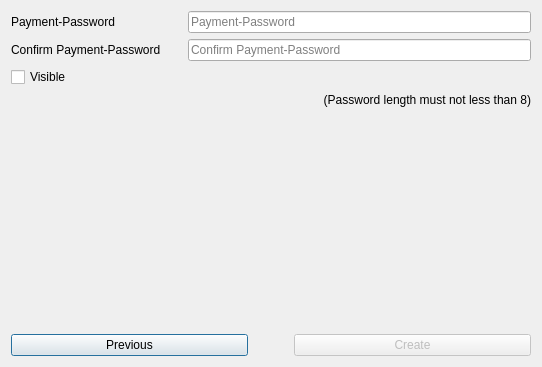
<?xml version="1.0" encoding="UTF-8"?>
<ui version="4.0">
 <class>CreateWalletWindow4</class>
 <widget class="QDialog" name="CreateWalletWindow4">
  <property name="geometry">
   <rect>
    <x>0</x>
    <y>0</y>
    <width>542</width>
    <height>367</height>
   </rect>
  </property>
  <property name="windowTitle">
   <string>Create Wallet</string>
  </property>
  <layout class="QGridLayout" name="gridLayout_2">
   <item row="0" column="0">
    <layout class="QGridLayout" name="gridLayout">
     <item row="5" column="0" colspan="3">
      <layout class="QHBoxLayout" name="horizontalLayout">
       <item>
        <widget class="QPushButton" name="btnPrevious">
         <property name="text">
          <string>Previous</string>
         </property>
        </widget>
       </item>
       <item>
        <spacer name="horizontalSpacer">
         <property name="orientation">
          <enum>Qt::Horizontal</enum>
         </property>
         <property name="sizeType">
          <enum>QSizePolicy::Preferred</enum>
         </property>
         <property name="sizeHint" stdset="0">
          <size>
           <width>40</width>
           <height>20</height>
          </size>
         </property>
        </spacer>
       </item>
       <item>
        <widget class="QPushButton" name="btnCreate">
         <property name="enabled">
          <bool>false</bool>
         </property>
         <property name="text">
          <string>Create</string>
         </property>
        </widget>
       </item>
      </layout>
     </item>
     <item row="0" column="0">
      <widget class="QLabel" name="label">
       <property name="text">
        <string>Payment-Password</string>
       </property>
      </widget>
     </item>
     <item row="2" column="0">
      <widget class="QCheckBox" name="cbVisible">
       <property name="text">
        <string>Visible</string>
       </property>
      </widget>
     </item>
     <item row="4" column="0" colspan="3">
      <spacer name="verticalSpacer">
       <property name="orientation">
        <enum>Qt::Vertical</enum>
       </property>
       <property name="sizeHint" stdset="0">
        <size>
         <width>20</width>
         <height>40</height>
        </size>
       </property>
      </spacer>
     </item>
     <item row="1" column="0">
      <widget class="QLabel" name="label_2">
       <property name="text">
        <string>Confirm Payment-Password</string>
       </property>
      </widget>
     </item>
     <item row="0" column="1" colspan="2">
      <widget class="QLineEdit" name="lePassword">
       <property name="echoMode">
        <enum>QLineEdit::Password</enum>
       </property>
       <property name="placeholderText">
        <string>Payment-Password</string>
       </property>
      </widget>
     </item>
     <item row="1" column="1" colspan="2">
      <widget class="QLineEdit" name="leConfirm">
       <property name="echoMode">
        <enum>QLineEdit::Password</enum>
       </property>
       <property name="placeholderText">
        <string>Confirm Payment-Password</string>
       </property>
      </widget>
     </item>
     <item row="2" column="1" colspan="2">
      <widget class="QLabel" name="lblHint">
       <property name="text">
        <string/>
       </property>
       <property name="alignment">
        <set>Qt::AlignRight|Qt::AlignTrailing|Qt::AlignVCenter</set>
       </property>
      </widget>
     </item>
     <item row="3" column="0" colspan="3">
      <widget class="QLabel" name="label_3">
       <property name="text">
        <string>(Password length must not less than 8)</string>
       </property>
       <property name="alignment">
        <set>Qt::AlignRight|Qt::AlignTrailing|Qt::AlignVCenter</set>
       </property>
      </widget>
     </item>
    </layout>
   </item>
  </layout>
 </widget>
 <tabstops>
  <tabstop>lePassword</tabstop>
  <tabstop>leConfirm</tabstop>
  <tabstop>cbVisible</tabstop>
  <tabstop>btnPrevious</tabstop>
  <tabstop>btnCreate</tabstop>
 </tabstops>
 <resources/>
 <connections/>
</ui>
